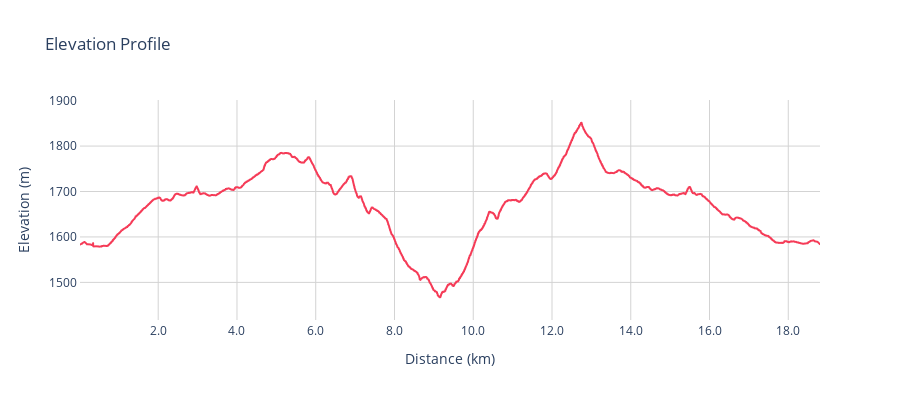

Notebook code cell kept with this figure:
### Code cell
elevations = coordinates[:, 2]
elevation_diff_between_points = np.diff(elevations)

# Calculate the cumulative distance between each point on the route
distance_between_points_3d = np.zeros(len(points) - 1)
distance_between_points_2d = np.zeros(len(points) - 1)

for i in range(0, len(points) - 1):
    distance_between_points_3d[i] = gpxpy.geo.distance(
        coordinates[i, 0],  # latitude1
        coordinates[i, 1],  # longitude1
        coordinates[i, 2],  # elevation1
        coordinates[i+1, 0],   # latitude2
        coordinates[i+1, 1],   # longitude2
        coordinates[i+1, 2],    # elevation2
    )

    distance_between_points_2d[i] = gpxpy.geo.distance(
        coordinates[i, 0],  # latitude1
        coordinates[i, 1],  # longitude1
        0, # Set elevation to 0 for 2D distance
        coordinates[i+1, 0],   # latitude2
        coordinates[i+1, 1],   # longitude2
        0, # Set elevation to 0 for 2D distance
    )

# Calculate cumulative distance and convert to km
cum_distance_3d = np.cumsum(distance_between_points_3d)
cum_distance_3d = cum_distance_3d / 1000

# Calculate slope gradients
slope_gradients = elevation_diff_between_points / distance_between_points_2d

# Create the plot
fig = px.line(
    x=cum_distance_3d,
    y=elevations[:-1],
    title='Elevation Profile',
    labels={
        'x': 'Distance (km)',
        'y': 'Elevation (m)'
    }
)

fig.update_traces(
    line_color=colors['main'],
    line_width=2,
    fill='tonexty',
    fillcolor=f"rgba{tuple(int(colors['main'].lstrip('#')[i:i+2], 16) for i in (0, 2, 4)) + (0.1,)}",
    mode='lines',
)

fig.update_layout(
    showlegend=False,
    plot_bgcolor='white',
    width=900,
    height=400,
    hoverdistance=100,     # Maximum distance to show hover effect
    spikedistance=100,     # Maximum distance to show spike
    yaxis=dict(
        range=[min(elevations[:-1]) - 50, max(elevations[:-1]) + 50],
        tickformat='.0f',  # Format y-axis ticks to 1 decimal place
        showline=True,
        showgrid=True,
        gridcolor='lightgrey',
        showspikes=True,         # Show spike line
        spikecolor=colors['main'],
        spikesnap='data',      # Spike snaps to data points
        spikemode='across',      # Spike goes across the plot
        spikethickness=1
    ),
    xaxis=dict(
        tickformat='.1f',  # Format x-axis ticks to 2 decimal places
        showline=True,
        showgrid=True,
        gridcolor='lightgrey',
        spikemode='across',
        spikesnap='data',
        spikethickness=1,
        spikecolor=colors['main']
    ),
    yaxis_title='Elevation (m)',
    xaxis_title='Distance (km)',
)

fig.show()

### Figure 1 — Plotly figure (JSON) as saved in the notebook; plotly's stock layout.template omitted (floating-point values rounded to 4 significant figures; data arrays with more than 128 entries replaced by an {"elided": "..."} marker saying what was removed)
{"data": [{"fill": "tonexty", "fillcolor": "rgba(245, 59, 87, 0.1)", "hovertemplate": "Distance (km)=%{x}<br>Elevation (m)=%{y}<extra></extra>", "legendgroup": "", "line": {"color": "#f53b57", "dash": "solid", "width": 2}, "marker": {"symbol": "circle"}, "mode": "lines", "name": "", "showlegend": false, "type": "scattergl", "x": {"elided": "2516 float values"}, "xaxis": "x", "y": {"elided": "2516 float values"}, "yaxis": "y"}], "layout": {"height": 400, "hoverdistance": 100, "legend": {"tracegroupgap": 0}, "plot_bgcolor": "white", "showlegend": false, "spikedistance": 100, "title": {"text": "Elevation Profile"}, "width": 900, "xaxis": {"anchor": "y", "domain": [0, 1], "gridcolor": "lightgrey", "showgrid": true, "showline": true, "spikecolor": "#f53b57", "spikemode": "across", "spikesnap": "data", "spikethickness": 1, "tickformat": ".1f", "title": {"text": "Distance (km)"}}, "yaxis": {"anchor": "x", "domain": [0, 1], "gridcolor": "lightgrey", "range": [1417.0, 1901.0], "showgrid": true, "showline": true, "showspikes": true, "spikecolor": "#f53b57", "spikemode": "across", "spikesnap": "data", "spikethickness": 1, "tickformat": ".0f", "title": {"text": "Elevation (m)"}}}}
